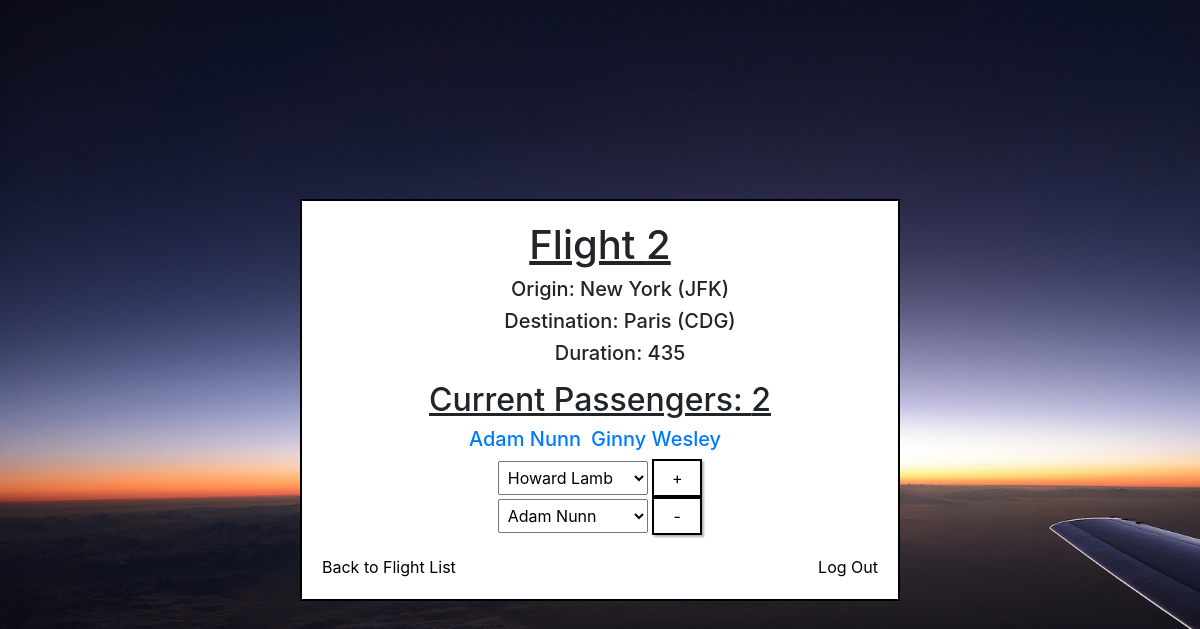
Page /flights/2 on the committed database.
### flights/models.py (models this page shows, shortened)
class Flight(models.Model):
    origin = models.ForeignKey(Airport, on_delete=models.CASCADE, related_name="departures")
    destination = models.ForeignKey(Airport, on_delete=models.CASCADE,related_name="arrivals")
    duration = models.IntegerField()

class Airport(models.Model):
    code = models.CharField(max_length=3)
    city = models.CharField(max_length=64)
    def __str__(self):
        return f"{self.city} ({self.code})"

class Passenger(models.Model):
    first = models.CharField(max_length=64)
    last = models.CharField(max_length=64)
    flights = models.ManyToManyField(Flight, blank=True, related_name="passengers") #passengers can be associated with many flights
    def __str__(self):
        return f"{self.first} {self.last}"

### flights/views.py (the view)
# urls.py: path("<int:flight_id>",views.flight,name="flight"),
def flight(request,flight_id):
    flight = Flight.objects.get(pk=flight_id) #or pk for primary key
    return render(request, "flights/flight.html",{
        "flight": flight,
        "passengers": flight.passengers.all(),
        "non_passengers": Passenger.objects.exclude(flights=flight).all(), #passengers except the ones who are already on the flight - for our dropdown
        "passenger_count": flight.passengers.count()
    })

### flights/templates/flights/flight.html (shortened to what this page needs)
{% extends "flights/layout.html" %}
{% load static %}
{% block body %}
    <link rel="stylesheet" href="{% static 'flights/style2.css' %}">
    <link rel="stylesheet" href="https://stackpath.bootstrapcdn.com/bootstrap/4.3.1/css/bootstrap.min.css">
    <div class="white-box">
        <h1>Flight {{ flight.id }}</h1>
        <ul>
            <h5> Origin: {{ flight.origin }}</h5>
            <h5> Destination: {{ flight.destination }}</h5>
            <h5> Duration: {{ flight.duration }}</h5>
        </ul>
        <h2>Current Passengers: {{ passenger_count }}</h2>
        <div style="display: flex; flex-wrap: wrap; justify-content: center; text-align: center;">
          {% for passenger in passengers %}
            <a href="{% url 'login' %}">
              <h5 style="margin-right: 10px;">{{ passenger }}</h5>
            </a>
          {% empty %}
            <h5>No Passengers</h5>
          {% endfor %}
      </div>
        <form action="{% url 'book' flight.id %}" method="post">
            <select name="passenger">
              {% for passenger in non_passengers %}
                <option value="{{ passenger.id }}">{{ passenger }}</option>
              {% endfor %}
            </select>
            <input type="submit" value="+">
          </form>
          <form action="{% url 'unbook' flight.id %}" method="post">
            <select name="passenger">
              {% for passenger in passengers %}
                <option value="{{ passenger.id }}">{{ passenger }}</option>
              {% endfor %}
            </select>
            <input type="submit" value="-">
          </form>
            <div class="links2">
                <a href="{% url 'index' %}">Back to Flight List</a>
                <a href="{% url 'login' %}">Log Out</a>
            </div>
    </div>
{% endblock %}

### flights/static/flights/style2.css (style rules this page uses)
body { display: flex; flex-direction: column; align-items: center; justify-content: center; height: 100vh; }
.white-box { background-color: #fff; border: 2px solid #000; padding: 20px; margin: 20px; width: 80%; max-width: 600px; text-align: center; }
h1 { text-decoration: underline; }
h2 { text-decoration: underline; }
select { padding: 5px; margin-right: 10px; font-size: 16px; width: 150px; }
input[type="submit"] { padding: 5px 10px; background-color: #fff; color: #000; border: 2px solid #000; cursor: pointer; font-size: 16px; box-shadow: 2px 2px 2px rgba(0, 0, 0, 0.3); width: 50px; }
.links2 { display: flex; justify-content: space-between; margin-top: 20px; }
.links2 a:first-child { margin-right: 10px; color: black; }
.links2 a:last-child { margin-left: 10px; color: black; }

### rows in the picture
Flight: id "2", origin "New York (JFK)", destination "Paris (CDG)", duration "435"
Passenger: first+last "Adam Nunn"
Passenger: first+last "Ginny Wesley"

### other values in the picture
{{ passenger_count }} "2"
form field passenger "Howard Lamb"
form field passenger "Adam Nunn"
